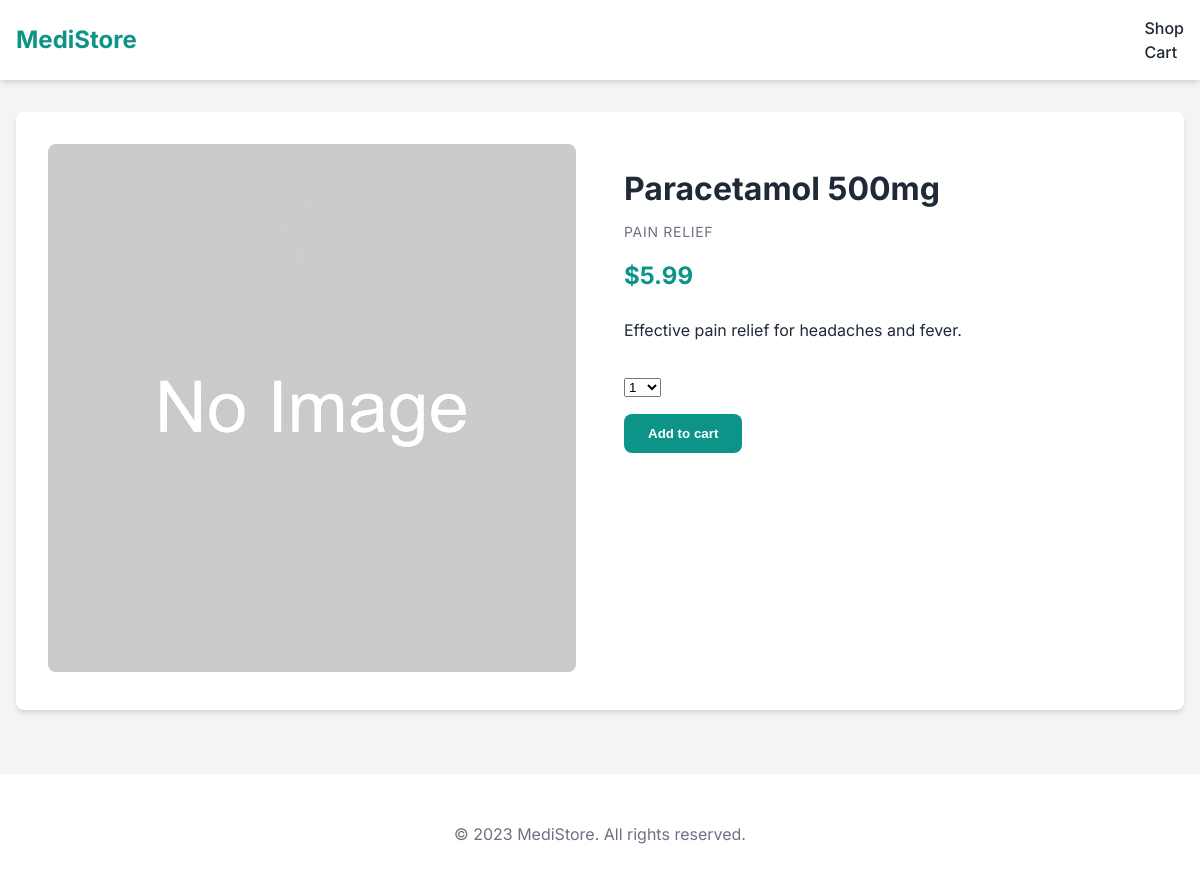
The page /1/paracetamol-500mg/ on the database its author committed.
### store/models.py (models this page shows, shortened)
class Medicine(models.Model):
    category = models.ForeignKey(Category, related_name='medicines', on_delete=models.CASCADE)
    name = models.CharField(max_length=200)
    slug = models.SlugField(unique=True)
    image = models.ImageField(upload_to='medicines/')
    description = models.TextField(blank=True)
    price = models.DecimalField(max_digits=10, decimal_places=2)
    stock = models.PositiveIntegerField()
    is_prescription_required = models.BooleanField(default=False)
    available = models.BooleanField(default=True)
    created = models.DateTimeField(auto_now_add=True)
    updated = models.DateTimeField(auto_now=True)

class Category(models.Model):
    name = models.CharField(max_length=200)
    slug = models.SlugField(unique=True)
    image = models.ImageField(upload_to='categories/', blank=True, null=True)
    class Meta:
        verbose_name_plural = 'Categories'

### store/views.py (the view)
# urls.py: path('<int:id>/<slug:slug>/', views.product_detail, name='product_detail'),
def product_detail(request, id, slug):
    medicine = get_object_or_404(Medicine,
                                 id=id,
                                 slug=slug,
                                 available=True)
    cart_product_form = CartAddProductForm()
    return render(request, 'store/product/detail.html',
                  {'medicine': medicine,
                   'cart_product_form': cart_product_form})

### store/forms.py
class CartAddProductForm(forms.Form):
    quantity = forms.TypedChoiceField(choices=PRODUCT_QUANTITY_CHOICES, coerce=int)
    override = forms.BooleanField(required=False, initial=False, widget=forms.HiddenInput)

### templates/store/product/detail.html (shortened to what this page needs)
{% extends "store/base.html" %}
{% load static %}
{% block content %}
    <div class="product-detail">
        <div class="detail-image">
            <img src="{% if medicine.image %}{{ medicine.image.url }}{% else %}{% static 'img/no_image.png' %}{% endif %}">
        </div>
        <div class="detail-info">
            <h1>{{ medicine.name }}</h1>
            <div class="product-category" style="margin-bottom: 1rem;">
                <a href="{{ medicine.category.get_absolute_url }}">{{ medicine.category.name }}</a>
            </div>
            <div class="detail-price">${{ medicine.price }}</div>
            <p>{{ medicine.description|linebreaks }}</p>
            <form action="{% url 'store:cart_add' medicine.id %}" method="post" style="margin-top: 2rem;">
                <div class="form-group" style="max-width: 100px;">
                    {{ cart_product_form.quantity }}
                </div>
                <input type="submit" value="Add to cart" class="btn">
            </form>
        </div>
    </div>
{% endblock %}

### static/css/style.css (style rules this page uses)
:root { --primary-color: #0d9488; --primary-dark: #0f766e; --secondary-color: #f0fdfa; --text-color: #1f2937; --light-text: #6b7280; --white: #ffffff; --gray-100: #f3f4f6; --gray-200: #e5e7eb; --shadow: 0 4px 6px -1px rgba(0, 0, 0, 0.1), 0 2px 4px -1px rgba(0, 0, 0, 0.06); --radius: 0.5rem; }
body { font-family: 'Inter', sans-serif; color: var(--text-color); background-color: var(--gray-100); margin: 0; padding: 0; line-height: 1.5; }
a { text-decoration: none; color: inherit; }
.product-category { font-size: 0.875rem; color: var(--light-text); text-transform: uppercase; letter-spacing: 0.05em; }
.product-detail { display: grid; grid-template-columns: 1fr 1fr; gap: 3rem; background-color: var(--white); padding: 2rem; border-radius: var(--radius); box-shadow: var(--shadow); margin-top: 2rem; }
.detail-image img { width: 100%; border-radius: var(--radius); }
.detail-info h1 { font-size: 2rem; margin-bottom: 0.5rem; }
.detail-price { font-size: 1.5rem; color: var(--primary-color); font-weight: 700; margin-bottom: 1.5rem; }
.btn { display: inline-block; background-color: var(--primary-color); color: var(--white); padding: 0.75rem 1.5rem; border-radius: var(--radius); font-weight: 600; border: none; cursor: pointer; transition: background-color 0.2s; }
.form-group { margin-bottom: 1rem; }

### rows shown on the page
Medicine: name "Paracetamol 500mg", category.name "PAIN RELIEF", price "5.99", description "Effective pain relief for headaches and fever."
